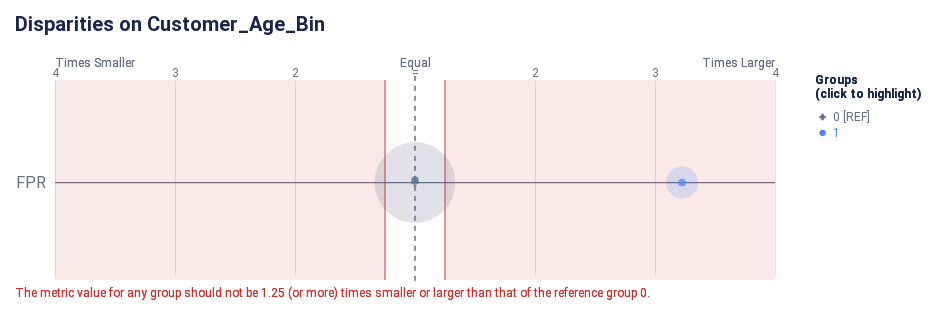

The cell this chart's notebook holds for it:
### Code cell
audit.disparity_plot(fairness_metric, fairness_column)

### Figure 1 — Vega-Lite specification as saved in the notebook (floating-point values rounded to 4 significant figures)
{"config": {"view": {"continuousWidth": 400, "continuousHeight": 300, "strokeWidth": 0}, "axisLeft": {"labelColor": "rgb(102, 111, 137)", "labelFont": "Roboto, Arial, sans-serif", "labelFontSize": 16}, "title": {"anchor": "start", "color": "rgb(25, 39, 78)", "font": "Roboto, Arial, sans-serif", "fontSize": 20, "fontWeight": "bold", "offset": 20}}, "layer": [{"data": {"name": "data-3cfa9b4d6f3fddf01801308f8cb5f93f"}, "mark": {"type": "rule", "stroke": "rgb(102, 111, 137)", "strokeWidth": 1.25, "tooltip": null}, "encoding": {"x": {"field": "x", "scale": {"domain": [-3, 3], "range": [40.0, 760.0]}, "type": "quantitative"}, "x2": {"field": "x2"}, "y": {"axis": {"domain": false, "labelAngle": 0, "labelPadding": -30, "orient": "left", "ticks": false, "title": null}, "field": "metric", "scale": {"domain": ["FPR"], "range": [30, 225.0]}, "type": "nominal"}}}, {"data": {"name": "data-79dd248bdaa0ea02c535240e8ad022c8"}, "mark": {"type": "rule", "stroke": "rgb(102, 111, 137)", "strokeDash": [5, 5], "strokeWidth": 1}, "encoding": {"tooltip": {"value": "0 [REF]"}, "x": {"value": 400.0}, "y": {"value": 20.83}, "y2": {"value": 229.2}}}, {"data": {"name": "data-3a1d065fd3aa317a7985f416b0b7774b"}, "mark": {"type": "text", "align": "center", "color": "rgb(102, 111, 137)", "font": "Roboto, Arial, sans-serif", "fontSize": 12, "fontWeight": "normal", "tooltip": null}, "encoding": {"text": {"field": "label", "type": "nominal"}, "x": {"field": "value", "scale": {"domain": [-3, 3], "range": [40.0, 760.0]}, "type": "quantitative"}, "y": {"value": 17.5}}}, {"layer": [{"mark": {"type": "text", "align": "left", "fill": "rgb(102, 111, 137)", "font": "Roboto, Arial, sans-serif", "fontSize": 12, "fontWeight": "normal", "tooltip": null}, "encoding": {"text": {"value": "Times Smaller"}, "x": {"value": 40.0}, "y": {"value": 7.5}}}, {"mark": {"type": "text", "align": "right", "fill": "rgb(102, 111, 137)", "font": "Roboto, Arial, sans-serif", "fontSize": 12, "fontWeight": "normal", "tooltip": null}, "encoding": {"text": {"value": "Times Larger"}, "x": {"value": 760.0}, "y": {"value": 7.5}}}, {"mark": {"type": "text", "align": "center", "fill": "rgb(102, 111, 137)", "font": "Roboto, Arial, sans-serif", "fontSize": 12, "fontWeight": "normal", "tooltip": null}, "encoding": {"text": {"value": "Equal"}, "x": {"value": 400.0}, "y": {"value": 7.5}}}], "data": {"name": "data-79dd248bdaa0ea02c535240e8ad022c8"}}, {"layer": [{"mark": {"type": "rule", "opacity": 0.8, "stroke": "rgb(211, 47, 47)", "strokeWidth": 1.25, "tooltip": null}, "encoding": {"x": {"field": "min", "scale": {"domain": [-3, 3], "range": [40.0, 760.0]}, "type": "quantitative"}, "y": {"value": 25.0}, "y2": {"value": 225.0}}}, {"mark": {"type": "rule", "opacity": 0.8, "stroke": "rgb(211, 47, 47)", "strokeWidth": 1.25, "tooltip": null}, "encoding": {"x": {"field": "max", "scale": {"domain": [-3, 3], "range": [40.0, 760.0]}, "type": "quantitative"}, "y": {"value": 25.0}, "y2": {"value": 225.0}}}, {"layer": [{"mark": {"type": "rect", "fill": "rgb(211, 47, 47)", "opacity": 0.1, "tooltip": null}, "encoding": {"x": {"field": "min", "scale": {"domain": [-3, 3], "range": [40.0, 760.0]}, "type": "quantitative"}, "x2": {"field": "lower_end"}, "y": {"value": 25.0}, "y2": {"value": 225.0}}}, {"mark": {"type": "rect", "fill": "rgb(211, 47, 47)", "opacity": 0.1, "tooltip": null}, "encoding": {"x": {"field": "max", "scale": {"domain": [-3, 3], "range": [40.0, 760.0]}, "type": "quantitative"}, "x2": {"field": "upper_end"}, "y": {"value": 25.0}, "y2": {"value": 225.0}}}]}, {"layer": [{"mark": {"type": "text", "align": "left", "baseline": "top", "fill": "rgb(211, 47, 47)", "font": "Roboto, Arial, sans-serif", "fontSize": 12, "fontWeight": "normal", "tooltip": null}, "encoding": {"text": {"value": "The metric value for any group should not be 1.25 (or more) times smaller or larger than that of the reference group 0."}, "x": {"value": 0}, "y": {"value": 233.3}}}], "data": {"name": "data-79dd248bdaa0ea02c535240e8ad022c8"}}], "data": {"name": "data-6606b6a7ab47ab91739f2b90ebf15bf0"}}, {"layer": [{"data": {"name": "empty"}, "mark": "circle"}, {"data": {"name": "data-75c03b5e89d54d8f19cb73ab497296d4"}, "mark": {"type": "circle", "cursor": "pointer", "opacity": 0.2}, "encoding": {"color": {"condition": {"field": "attribute_value", "legend": null, "scale": {"domain": ["0", "1"], "range": ["rgb(102, 111, 137)", "rgb(76, 136, 238)", "rgb(254, 97, 0)", "rgb(220, 38, 127)", "rgb(255, 176, 0)", "rgb(150, 95, 230)"]}, "type": "nominal", "selection": "selector009"}, "value": "rgb(225, 226, 231)"}, "size": {"field": "group_size", "legend": null, "scale": {"domain": [0, 15590.0], "range": [0, 7854.0]}, "type": "quantitative"}, "tooltip": [{"field": "attribute_value", "title": "Group", "type": "nominal"}, {"field": "tooltip_group_size", "title": "Group Size", "type": "nominal"}, {"field": "tooltip_disparity_explanation_fpr", "title": "Disparity", "type": "nominal"}, {"field": "fpr", "format": ".2f", "title": "FPR", "type": "quantitative"}], "x": {"axis": {"domain": false, "gridColor": "rgb(225, 226, 231)", "labels": false, "ticks": false, "title": null, "values": [1, 2, 3, -3, -2, -1]}, "field": "fpr_disparity_scaled", "scale": {"domain": [-3, 3], "range": [40.0, 760.0]}, "type": "quantitative"}, "y": {"axis": {"domain": false, "grid": false, "labels": false, "ticks": false, "title": null}, "field": "metric_variable", "scale": {"domain": ["FPR"], "range": [30, 225.0]}, "type": "nominal"}}, "selection": {"selector011": {"type": "multi", "empty": "all", "fields": ["attribute_value"]}}, "transform": [{"calculate": "'FPR'", "as": "metric_variable"}]}, {"layer": [{"data": {"name": "empty"}, "mark": "point"}, {"data": {"name": "data-75c03b5e89d54d8f19cb73ab497296d4"}, "mark": {"type": "point", "cursor": "pointer", "filled": true, "size": 60}, "encoding": {"color": {"condition": {"field": "attribute_value", "legend": null, "scale": {"domain": ["0", "1"], "range": ["rgb(102, 111, 137)", "rgb(76, 136, 238)", "rgb(254, 97, 0)", "rgb(220, 38, 127)", "rgb(255, 176, 0)", "rgb(150, 95, 230)"]}, "type": "nominal", "selection": "selector009"}, "value": "rgb(225, 226, 231)"}, "shape": {"field": "attribute_value", "legend": null, "scale": {"domain": ["0", "1"], "range": ["cross", "circle"]}, "type": "nominal"}, "tooltip": [{"field": "attribute_value", "title": "Group", "type": "nominal"}, {"field": "tooltip_group_size", "title": "Group Size", "type": "nominal"}, {"field": "tooltip_disparity_explanation_fpr", "title": "Disparity", "type": "nominal"}, {"field": "fpr", "format": ".2f", "title": "FPR", "type": "quantitative"}], "x": {"axis": {"domain": false, "gridColor": "rgb(225, 226, 231)", "labels": false, "ticks": false, "title": null, "values": [1, 2, 3, -3, -2, -1]}, "field": "fpr_disparity_scaled", "scale": {"domain": [-3, 3], "range": [40.0, 760.0]}, "type": "quantitative"}, "y": {"axis": {"domain": false, "grid": false, "labels": false, "ticks": false, "title": null}, "field": "metric_variable", "scale": {"domain": ["FPR"], "range": [30, 225.0]}, "type": "nominal"}}, "selection": {"selector010": {"type": "multi", "empty": "all", "fields": ["attribute_value"]}}, "transform": [{"calculate": "'FPR'", "as": "metric_variable"}]}]}]}, {"layer": [{"mark": {"type": "point", "cursor": "pointer", "filled": true, "opacity": 1, "size": 40}, "encoding": {"color": {"condition": {"field": "attribute_value", "legend": null, "scale": {"domain": ["0", "1"], "range": ["rgb(102, 111, 137)", "rgb(76, 136, 238)", "rgb(254, 97, 0)", "rgb(220, 38, 127)", "rgb(255, 176, 0)", "rgb(150, 95, 230)"]}, "type": "nominal", "selection": "selector009"}, "value": "rgb(225, 226, 231)"}, "shape": {"field": "attribute_value", "legend": null, "scale": {"domain": ["0", "1"], "range": ["cross", "circle"]}, "type": "nominal"}, "x": {"value": 807.6}, "y": {"axis": {"domain": false, "grid": false, "labels": false, "ticks": false, "title": null}, "field": "attribute_value", "scale": {"domain": ["0", "1"], "range": [54, 86]}, "type": "nominal"}}, "selection": {"selector009": {"type": "multi", "empty": "all", "fields": ["attribute_value"]}}}, {"mark": {"type": "text", "align": "left", "baseline": "middle", "cursor": "pointer", "font": "Roboto, Arial, sans-serif", "fontSize": 12, "fontWeight": "normal"}, "encoding": {"color": {"condition": {"field": "attribute_value", "legend": null, "scale": {"domain": ["0", "1"], "range": ["rgb(102, 111, 137)", "rgb(76, 136, 238)", "rgb(254, 97, 0)", "rgb(220, 38, 127)", "rgb(255, 176, 0)", "rgb(150, 95, 230)"]}, "type": "nominal", "selection": "selector009"}, "value": "rgb(225, 226, 231)"}, "text": {"field": "label", "type": "nominal"}, "x": {"value": 818.1}, "y": {"axis": {"domain": false, "grid": false, "labels": false, "ticks": false, "title": null}, "field": "attribute_value", "scale": {"domain": ["0", "1"], "range": [54, 86]}, "type": "nominal"}}, "selection": {"selector012": {"type": "multi", "empty": "all", "fields": ["attribute_value"]}}}, {"data": {"name": "data-79dd248bdaa0ea02c535240e8ad022c8"}, "mark": {"type": "text", "align": "left", "baseline": "top", "color": "rgb(25, 39, 78)", "font": "Roboto, Arial, sans-serif", "fontSize": 12, "fontWeight": "bold"}, "encoding": {"text": {"value": "(click to highlight)"}, "x": {"value": 800}, "y": {"value": 34}}}, {"data": {"name": "data-79dd248bdaa0ea02c535240e8ad022c8"}, "mark": {"type": "text", "align": "left", "baseline": "top", "color": "rgb(25, 39, 78)", "font": "Roboto, Arial, sans-serif", "fontSize": 12, "fontWeight": "bold"}, "encoding": {"text": {"value": "Groups"}, "x": {"value": 800}, "y": {"value": 20}}}], "data": {"name": "data-711e50c9c74ea5e50c1544827342332e"}}], "height": 250, "padding": {"top": 15, "bottom": 7.0, "left": 15, "right": 15}, "resolve": {"scale": {"size": "independent", "y": "independent"}}, "title": "Disparities on Customer_Age_Bin", "usermeta": {"embedOptions": {"scaleFactor": 5, "downloadFileName": "disparity_chart"}}, "width": 800, "$schema": "https://vega.github.io/schema/vega-lite/v4.17.0.json", "datasets": {"data-3cfa9b4d6f3fddf01801308f8cb5f93f": [{"metric": "FPR", "x": -3, "x2": 3}], "data-79dd248bdaa0ea02c535240e8ad022c8": [{"a": 1, "b": 0}, {"a": 1, "b": 0}], "data-3a1d065fd3aa317a7985f416b0b7774b": [{"value": 1, "label": 2}, {"value": 2, "label": 3}, {"value": 3, "label": 4}, {"value": -3, "label": 4}, {"value": -2, "label": 3}, {"value": -1, "label": 2}, {"value": 0, "label": "="}], "data-6606b6a7ab47ab91739f2b90ebf15bf0": [{"min": -0.25, "max": 0.25, "lower_end": -3, "upper_end": 3}], "empty": [{}], "data-75c03b5e89d54d8f19cb73ab497296d4": [{"attribute_name": "customer_age_bin", "attribute_value": "0", "group_size": 12990, "total_entities": 15000, "fpr": 0.03346, "fpr_disparity": 1.0, "fpr_disparity_scaled": 0.0, "tooltip_group_size": "12,990 (86.60%)", "tooltip_disparity_explanation_fpr": "Reference group"}, {"attribute_name": "customer_age_bin", "attribute_value": "1", "group_size": 2010, "total_entities": 15000, "fpr": 0.1079, "fpr_disparity": 3.225, "fpr_disparity_scaled": 2.225, "tooltip_group_size": "2,010 (13.40%)", "tooltip_disparity_explanation_fpr": "3.23 times larger FPR than the reference group"}], "data-711e50c9c74ea5e50c1544827342332e": [{"attribute_value": "0", "label": "0 [REF]"}, {"attribute_value": "1", "label": "1"}]}}
